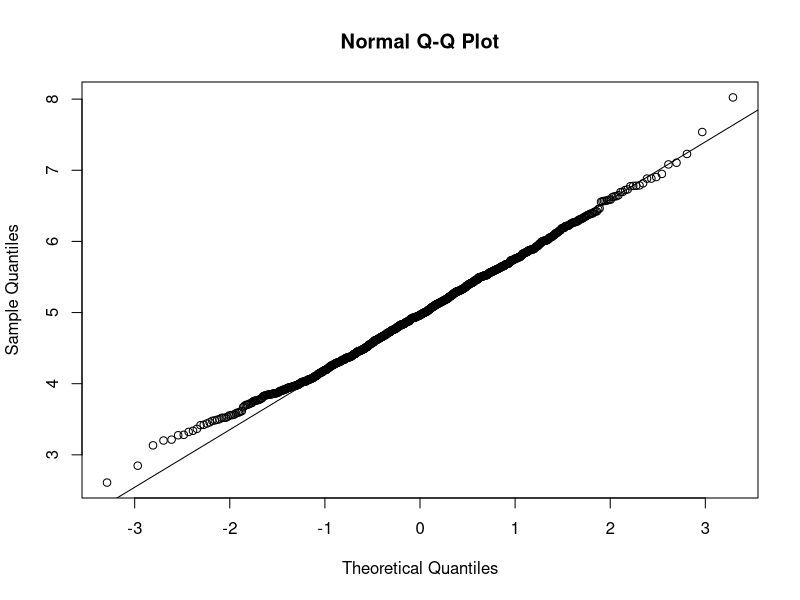
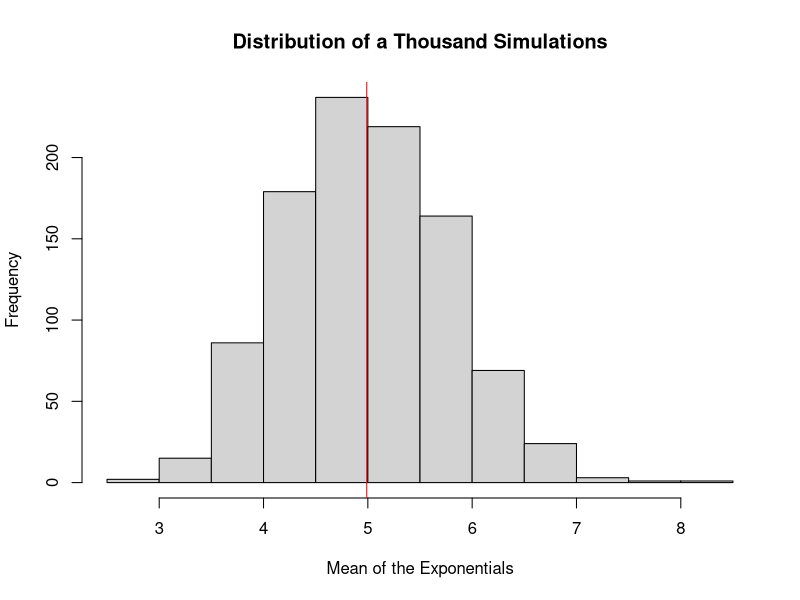

Source code (R) for these figures, in order:
## ---- chunk 1
knitr::opts_chunk$set(echo = TRUE)
## ---- chunk 2


set.seed(567)
#The number of simulations
sim <- 1000
#Number of exponentials to generate
vector <- 40

lambda <- .2

#Generate 1000 simulations
randexp = NULL
for (i in 1 : sim) randexp = c(randexp, mean(rexp(vector,lambda)))
## ---- chunk 3

theorymean <- 1/lambda
theoryvar <- 1/(lambda*sqrt(vector))^2
#The theoretical mean of the 40 exponentials
theorymean
# The Sample Mean
mean(randexp)
# The Samle and the Theoretical Variance are also very similar.
theoryvar
var(randexp)

###Visually show the normal distribution in two graphs, QQ-Plot and Histogram. 
qqnorm((randexp))
qqline(randexp)

hist(randexp, xlab="Mean of the Exponentials", main ="Distribution of a Thousand Simulations")
abline(v=mean(randexp), col="red")


